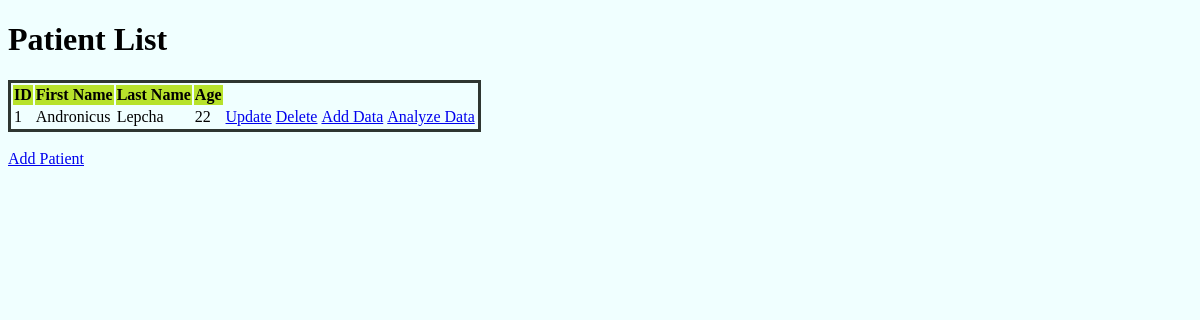
/addPatient, run on the app's committed database.
### clinicals/models.py (models this page shows)
class Patient(models.Model):
    firstName = models.CharField(max_length=100)
    lastName = models.CharField(max_length=100)
    age=models.IntegerField()

### clinicals/views.py (the view)
# urls.py: path('addPatient', PatientListView.as_view(),name='index'),
class PatientListView(ListView):
    model=Patient

### templates/clinicals/patient_list.html
<!DOCTYPE html>
{%extends 'clinicals/base.html'%}
{%block body_block%}
    <h1>Patient List</h1>
    <table>
        <thead>
            <th>ID</th>
            <th>First Name</th>
            <th>Last Name</th>
            <th>Age</th>
        </thead>
        {%for patient in patient_list%}
        <tr>
            <td>{{patient.id}}</td>
            <td>{{patient.firstName}}</td>
            <td>{{patient.lastName}}</td>
            <td>{{patient.age}}</td>
            <td><a href="update/{{patient.id}}">Update</a></td>
            <td><a href="delete/{{patient.id}}">Delete</a></td>
            <td><a href="addData/{{patient.id}}">Add Data</a></td>
            <td><a href="analyze/{{patient.id}}">Analyze Data</a></td>
        </tr>
        {%endfor%}
    </table><br>
    <a href="createPatient/">Add Patient</a>
{%endblock%}

### static/css/clinical.css (style rules this page uses)
body { background-color: azure; }
thead { background-color: rgb(183, 226, 43); }
table { border: solid 3px rgb(47, 54, 49); align-content: center; }

### data on the page
Patient: id "1", firstName "Andronicus", lastName "Lepcha", age "22"
